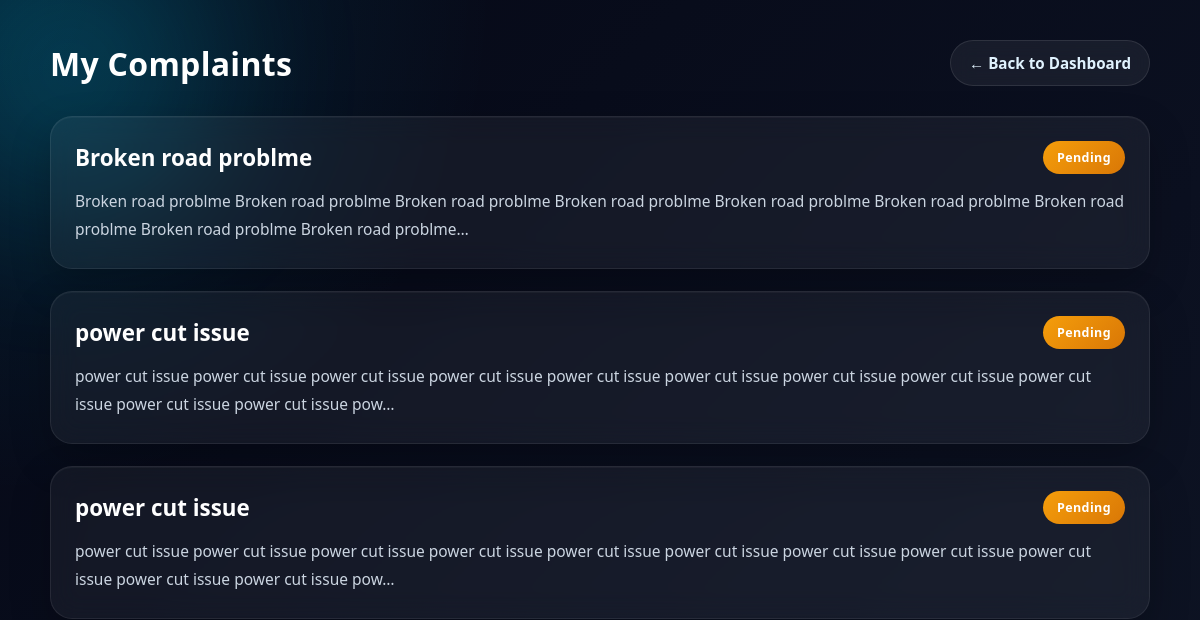
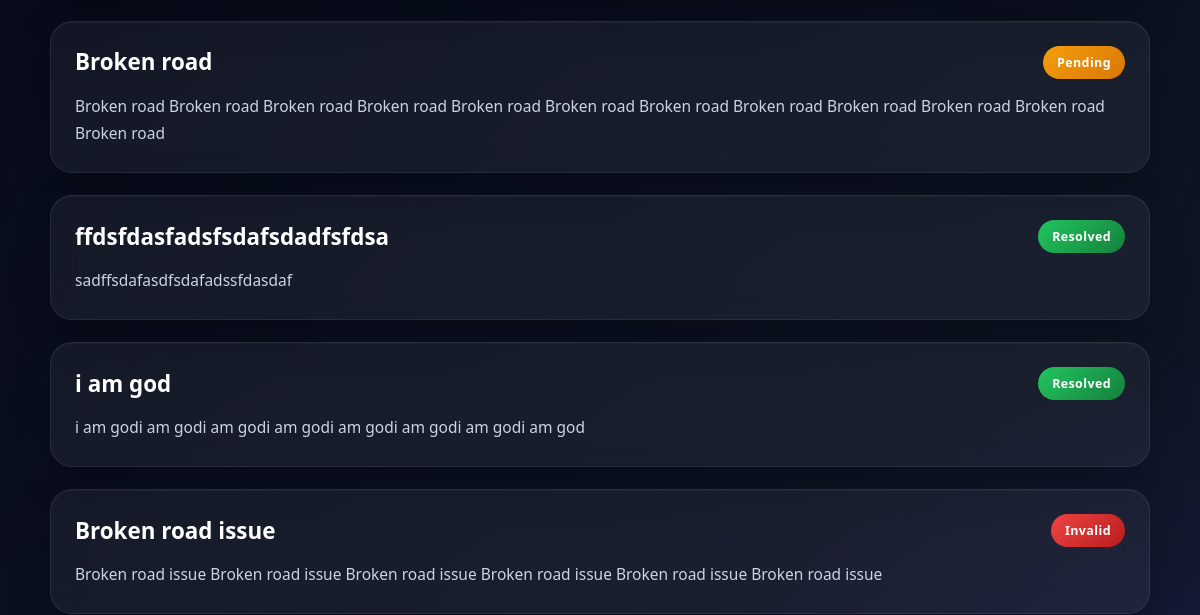
Page /complaint/my-complaints/ (signed in, upper part) on the earlier database version (2 pictures, top to bottom).
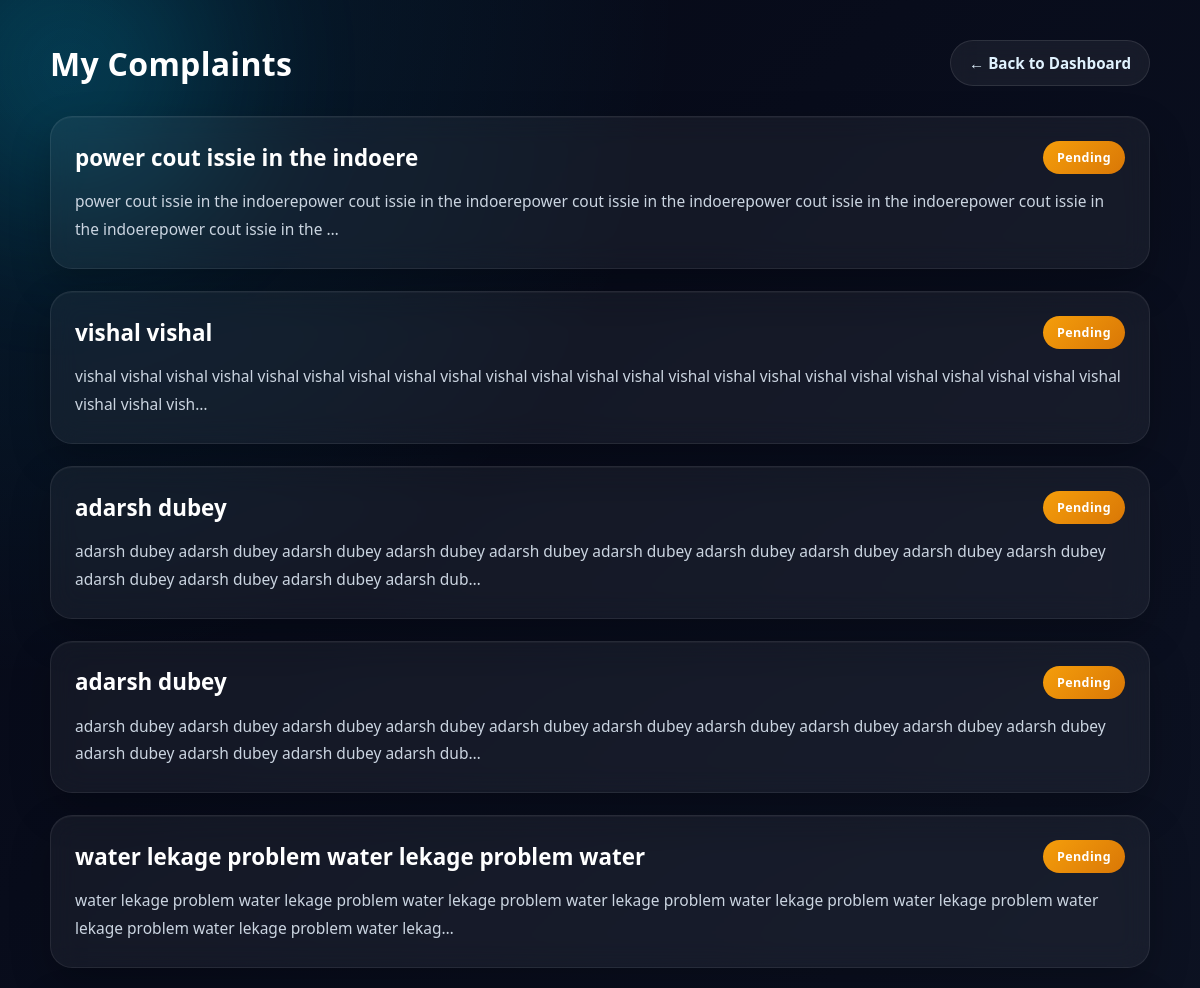
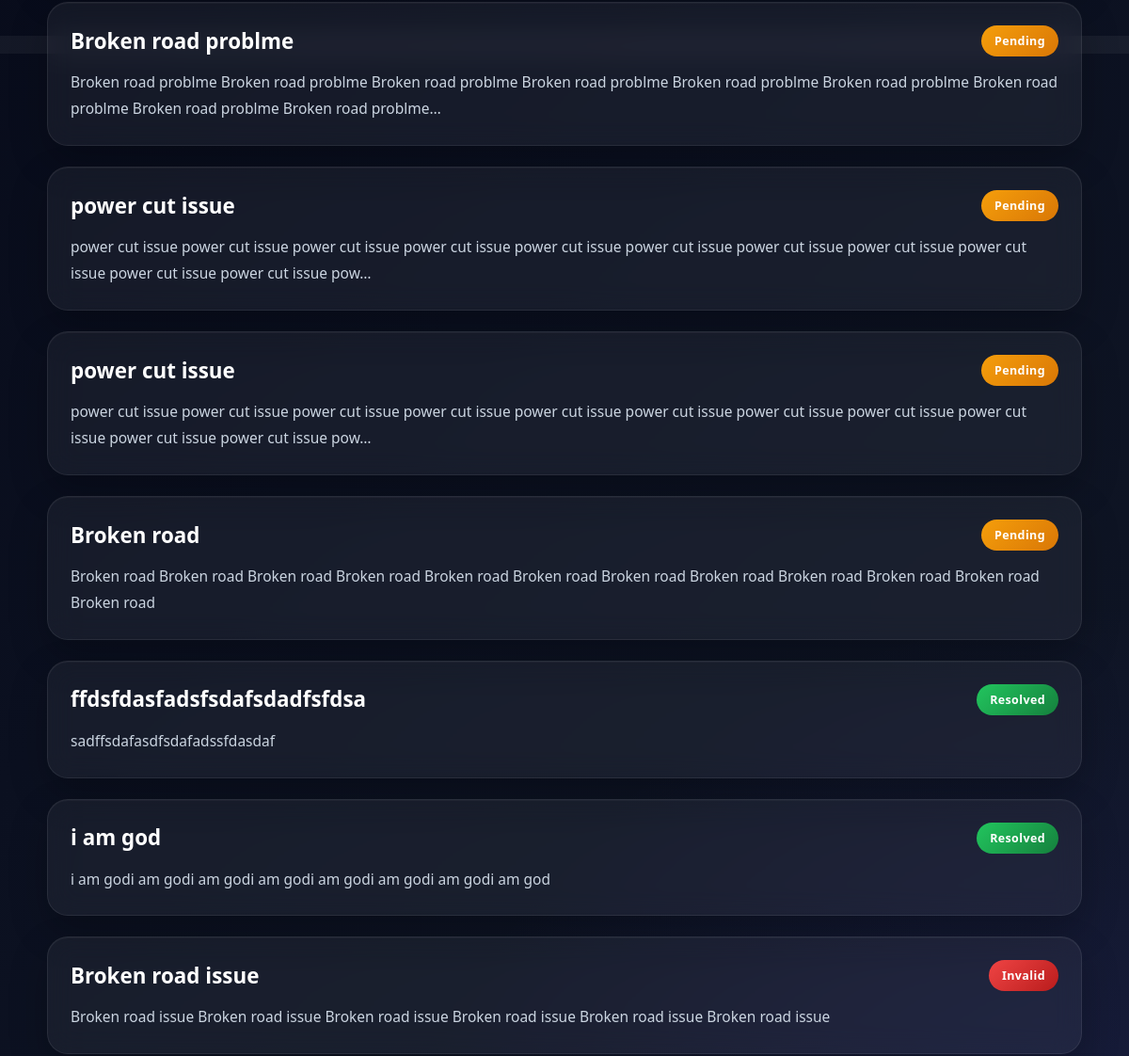
Same page on the later database version (2 pictures, top to bottom).
### COMPLAINT/models.py (models this page shows, shortened)
class Complaint(models.Model):
    STATUS_CHOICES = [
        ('pending', 'Pending'),
        ('resolved', 'Resolved'),
        ('in_progress', 'In Progress'),
        ('invalid', 'Invalid'),
    ]
    PRIORITY_CHOICES = [
        ('low', 'Low'),
        ('medium', 'Medium'),
        ('high', 'High'),
    ]
    user = models.ForeignKey(
        'ACCOUNT.UserModel',
        related_name='complaints',
        on_delete=models.CASCADE
    )
    assigned_officer = models.ForeignKey(
        'ACCOUNT.Officer',
        on_delete=models.SET_NULL,
        null=True,
        blank=True,
        related_name='assigned_complaints'
    )
    category = models.ForeignKey(
        'DEPARTMENT.Category',
        on_delete=models.PROTECT,
        related_name='complaints'
    )
    title = models.CharField(max_length=100)
    description = models.TextField()
    location_address = models.CharField(max_length=100)
    latitude = models.FloatField()
    longitude = models.FloatField()
    status = models.CharField(
        max_length=20,
        choices=STATUS_CHOICES,
        default='pending'
    )
    priority = models.CharField(
        max_length=10,
        choices=PRIORITY_CHOICES,
        default='medium'
    )
    created_at = models.DateTimeField(auto_now_add=True)
    updated_at = models.DateTimeField(auto_now=True)

### COMPLAINT/views.py (the view)
# urls.py: path("my-complaints/", views.my_complaints, name="my_complaints"),
@login_required(login_url='login')
def my_complaints(request):
    if request.user.role != "citizen":
        return redirect("officer_login")
    complaints = Complaint.objects.filter(
        user=request.user
    ).select_related("category").prefetch_related("media_files").order_by("-created_at")
    return render(
        request,
        "complaint/my_complaints.html",
        {
            "complaints": complaints
        }
    )

### templates/complaint/my_complaints.html (shortened to what this page needs)
<!DOCTYPE html>
{% load static %}
<html lang="en">
<head>
<link rel="stylesheet" href="{% static 'complaint/css/my_complaints.css' %}?{% now 'U' %}">
</head>
<body>
<div class="container">
    <div class="top-bar">
        <h2>My Complaints</h2>
        <a href="{% url 'home' %}" class="back-btn">← Back to Dashboard</a>
    </div>
    {% if complaints %}
        <div class="complaint-list">
            {% for complaint in complaints %}
                <a href="{% url 'complaint_detail' complaint.id %}" class="card-link">
                    <div class="complaint-card">
                        <div class="card-header">
                            <h3>{{ complaint.title }}</h3>
                            <span class="status status-{{ complaint.status }}">
                                {{ complaint.get_status_display }}
                            </span>
                        </div>
                        <p class="description">
                            {{ complaint.description|truncatechars:180 }}
                        </p>
                    </div>
                </a>
            {% endfor %}
        </div>
    {% else %}
        <div class="empty-box">
            <h3>No complaints found</h3>
            <p>You have not submitted any complaints yet.</p>
            <a href="{% url 'create_complaint' %}" class="create-btn">Create Complaint</a>
        </div>
    {% endif %}
</div>
</body>
</html>

### static/complaint/css/my_complaints.css (style rules this page uses)
* { margin: 0; padding: 0; box-sizing: border-box; }
html { scroll-behavior: smooth; }
body { min-height: 100vh; padding: 40px 20px; font-family: 'Poppins', 'Segoe UI', Tahoma, Geneva, Verdana, sans-serif; background: radial-gradient(circle at top left, rgba(0, 212, 255, 0.12), transparent 25%), radial-gradient(circle at bottom right, rgba(79, 70, 229, 0.16), transparent 30%), linear-gradient(135deg, #050816 0%, #0b1020 50%, #111827 100%); color: #f8fafc; overflow-x: hidden; }
body::before, body::after { content: ""; position: fixed; width: 260px; height: 260px; border-radius: 50%; filter: blur(90px); z-index: -1; opacity: 0.22; }
body::before { top: -60px; left: -60px; background: #00d4ff; }
body::after { bottom: -80px; right: -80px; background: #4f46e5; }
.container { max-width: 1100px; margin: 0 auto; }
.top-bar { display: flex; justify-content: space-between; align-items: center; gap: 20px; margin-bottom: 30px; }
.top-bar h2 { font-size: 2rem; font-weight: 700; color: #ffffff; letter-spacing: 0.3px; }
.back-btn { text-decoration: none; padding: 12px 18px; border-radius: 999px; font-weight: 600; font-size: 0.95rem; color: #e0f2fe; background: rgba(255, 255, 255, 0.06); border: 1px solid rgba(255, 255, 255, 0.1); backdrop-filter: blur(10px); transition: all 0.3s ease; }
.complaint-list { display: flex; flex-direction: column; gap: 22px; }
.card-link { text-decoration: none; color: inherit; display: block; }
.complaint-card { padding: 24px; border-radius: 22px; background: rgba(255, 255, 255, 0.05); border: 1px solid rgba(255, 255, 255, 0.08); backdrop-filter: blur(14px); -webkit-backdrop-filter: blur(14px); box-shadow: 0 16px 40px rgba(0, 0, 0, 0.24), inset 0 1px 0 rgba(255, 255, 255, 0.04); transition: transform 0.3s ease, box-shadow 0.3s ease, border-color 0.3s ease; cursor: pointer; }
.card-header { display: flex; justify-content: space-between; align-items: center; gap: 16px; margin-bottom: 14px; flex-wrap: wrap; }
.card-header h3 { color: #ffffff; font-size: 1.4rem; font-weight: 600; line-height: 1.4; }
.status { padding: 8px 14px; border-radius: 999px; font-size: 0.78rem; font-weight: 700; color: white; text-transform: capitalize; letter-spacing: 0.4px; white-space: nowrap; }
.status-pending { background: linear-gradient(135deg, #f59e0b, #d97706); }
.status-resolved { background: linear-gradient(135deg, #22c55e, #15803d); }
.status-invalid { background: linear-gradient(135deg, #ef4444, #b91c1c); }
.description { color: #cbd5e1; line-height: 1.8; font-size: 0.97rem; }

Differences in the rows shown:
added Complaint: title "power cout issie in the indoere", status "Pending", description "power cout issie in the indoerepower cout issie in the indoerepower cout issie in the indoerepower cout issie in the indoerepower cout issie in the indoerepower cout issie in the …"
added Complaint: title "vishal vishal", status "Pending", description "vishal vishal vishal vishal vishal vishal vishal vishal vishal vishal vishal vishal vishal vishal vishal vishal vishal vishal vishal vishal vishal vishal vishal vishal vishal vish…"
added Complaint: title "adarsh dubey", status "Pending", description "adarsh dubey adarsh dubey adarsh dubey adarsh dubey adarsh dubey adarsh dubey adarsh dubey adarsh dubey adarsh dubey adarsh dubey adarsh dubey adarsh dubey adarsh dubey adarsh dub…"
added Complaint: title "adarsh dubey", status "Pending", description "adarsh dubey adarsh dubey adarsh dubey adarsh dubey adarsh dubey adarsh dubey adarsh dubey adarsh dubey adarsh dubey adarsh dubey adarsh dubey adarsh dubey adarsh dubey adarsh dub…"
added Complaint: title "water lekage problem water lekage problem water", status "Pending", description "water lekage problem water lekage problem water lekage problem water lekage problem water lekage problem water lekage problem water lekage problem water lekage problem water lekag…"
